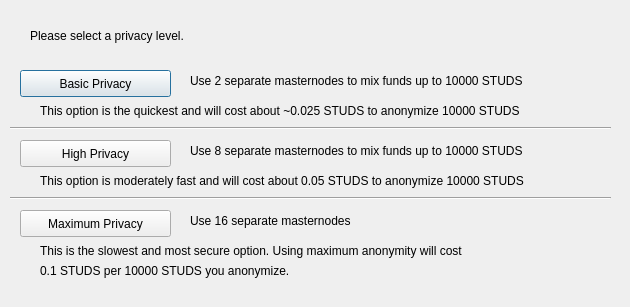
<?xml version="1.0" encoding="UTF-8"?>
<ui version="4.0">
 <class>ObfuscationConfig</class>
 <widget class="QDialog" name="ObfuscationConfig">
  <property name="geometry">
   <rect>
    <x>0</x>
    <y>0</y>
    <width>630</width>
    <height>307</height>
   </rect>
  </property>
  <property name="windowTitle">
   <string>Configure Obfuscation</string>
  </property>
  <widget class="QPushButton" name="buttonBasic">
   <property name="geometry">
    <rect>
     <x>20</x>
     <y>70</y>
     <width>151</width>
     <height>27</height>
    </rect>
   </property>
   <property name="text">
    <string>Basic Privacy</string>
   </property>
  </widget>
  <widget class="QPushButton" name="buttonHigh">
   <property name="geometry">
    <rect>
     <x>20</x>
     <y>140</y>
     <width>151</width>
     <height>27</height>
    </rect>
   </property>
   <property name="text">
    <string>High Privacy</string>
   </property>
  </widget>
  <widget class="QPushButton" name="buttonMax">
   <property name="geometry">
    <rect>
     <x>20</x>
     <y>210</y>
     <width>151</width>
     <height>27</height>
    </rect>
   </property>
   <property name="text">
    <string>Maximum Privacy</string>
   </property>
  </widget>
  <widget class="QLabel" name="label">
   <property name="geometry">
    <rect>
     <x>30</x>
     <y>20</y>
     <width>571</width>
     <height>31</height>
    </rect>
   </property>
   <property name="text">
    <string>Please select a privacy level.</string>
   </property>
  </widget>
  <widget class="QLabel" name="label_2">
   <property name="geometry">
    <rect>
     <x>190</x>
     <y>70</y>
     <width>421</width>
     <height>21</height>
    </rect>
   </property>
   <property name="text">
    <string>Use 2 separate masternodes to mix funds up to 10000 STUDS</string>
   </property>
  </widget>
  <widget class="QLabel" name="label_3">
   <property name="geometry">
    <rect>
     <x>190</x>
     <y>140</y>
     <width>411</width>
     <height>21</height>
    </rect>
   </property>
   <property name="text">
    <string>Use 8 separate masternodes to mix funds up to 10000 STUDS</string>
   </property>
  </widget>
  <widget class="QLabel" name="label_4">
   <property name="geometry">
    <rect>
     <x>190</x>
     <y>210</y>
     <width>421</width>
     <height>21</height>
    </rect>
   </property>
   <property name="text">
    <string>Use 16 separate masternodes</string>
   </property>
  </widget>
  <widget class="QLabel" name="label_6">
   <property name="geometry">
    <rect>
     <x>40</x>
     <y>100</y>
     <width>561</width>
     <height>21</height>
    </rect>
   </property>
   <property name="text">
    <string>This option is the quickest and will cost about ~0.025 STUDS to anonymize 10000 STUDS</string>
   </property>
  </widget>
  <widget class="QLabel" name="label_7">
   <property name="geometry">
    <rect>
     <x>40</x>
     <y>170</y>
     <width>561</width>
     <height>21</height>
    </rect>
   </property>
   <property name="text">
    <string>This option is moderately fast and will cost about 0.05 STUDS to anonymize 10000 STUDS</string>
   </property>
  </widget>
  <widget class="QLabel" name="label_8">
   <property name="geometry">
    <rect>
     <x>40</x>
     <y>240</y>
     <width>561</width>
     <height>21</height>
    </rect>
   </property>
   <property name="text">
    <string>This is the slowest and most secure option. Using maximum anonymity will cost</string>
   </property>
  </widget>
  <widget class="QLabel" name="label_9">
   <property name="geometry">
    <rect>
     <x>40</x>
     <y>260</y>
     <width>561</width>
     <height>21</height>
    </rect>
   </property>
   <property name="text">
    <string>0.1 STUDS per 10000 STUDS you anonymize.</string>
   </property>
  </widget>
  <widget class="Line" name="line">
   <property name="geometry">
    <rect>
     <x>10</x>
     <y>120</y>
     <width>601</width>
     <height>16</height>
    </rect>
   </property>
   <property name="orientation">
    <enum>Qt::Horizontal</enum>
   </property>
  </widget>
  <widget class="Line" name="line_2">
   <property name="geometry">
    <rect>
     <x>10</x>
     <y>190</y>
     <width>601</width>
     <height>16</height>
    </rect>
   </property>
   <property name="orientation">
    <enum>Qt::Horizontal</enum>
   </property>
  </widget>
 </widget>
 <resources/>
 <connections/>
</ui>
